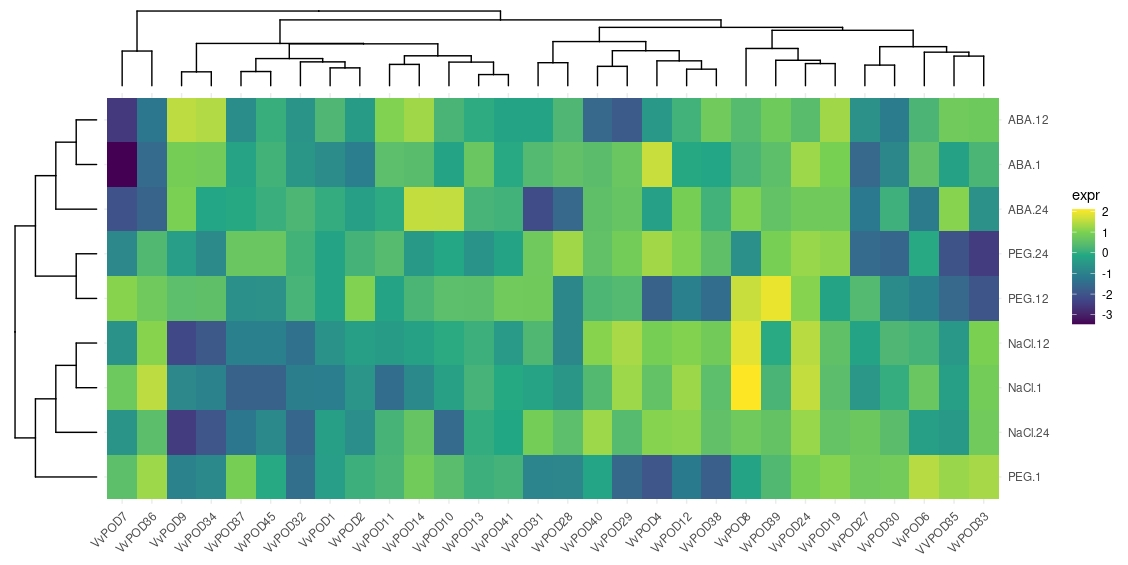

Reproduce this figure in R.
library(ggplot2)
library(ggtree)
library(aplot)
library(tidyr)
p <- read.table("heatmap.txt",header = T,sep="\t",row.names = 1) %>%
    scale() %>% t() %>% data.frame()
phr <- hclust(dist(p)) %>% ggtree(layout="rectangular", branch.length="none") #根据数据绘制行聚类树
phc <- hclust(dist(t(p))) %>% ggtree() + layout_dendrogram() #列聚类树
p$gene <- rownames(p)
p1 <- gather(p, 1:30, key="condition", value='expr') %>% #宽表转长表
ggplot(aes(condition,gene,fill=expr)) + geom_tile()+ theme_minimal()+ 
theme(axis.text.x=element_text(angle=45, hjust=1, vjust=1))+
scale_fill_viridis_c() +scale_y_discrete(position="right")+xlab(NULL) + ylab(NULL) 

p1 %>% insert_left(phr, width=.1) %>%
                  insert_top(phc, height=.2)
